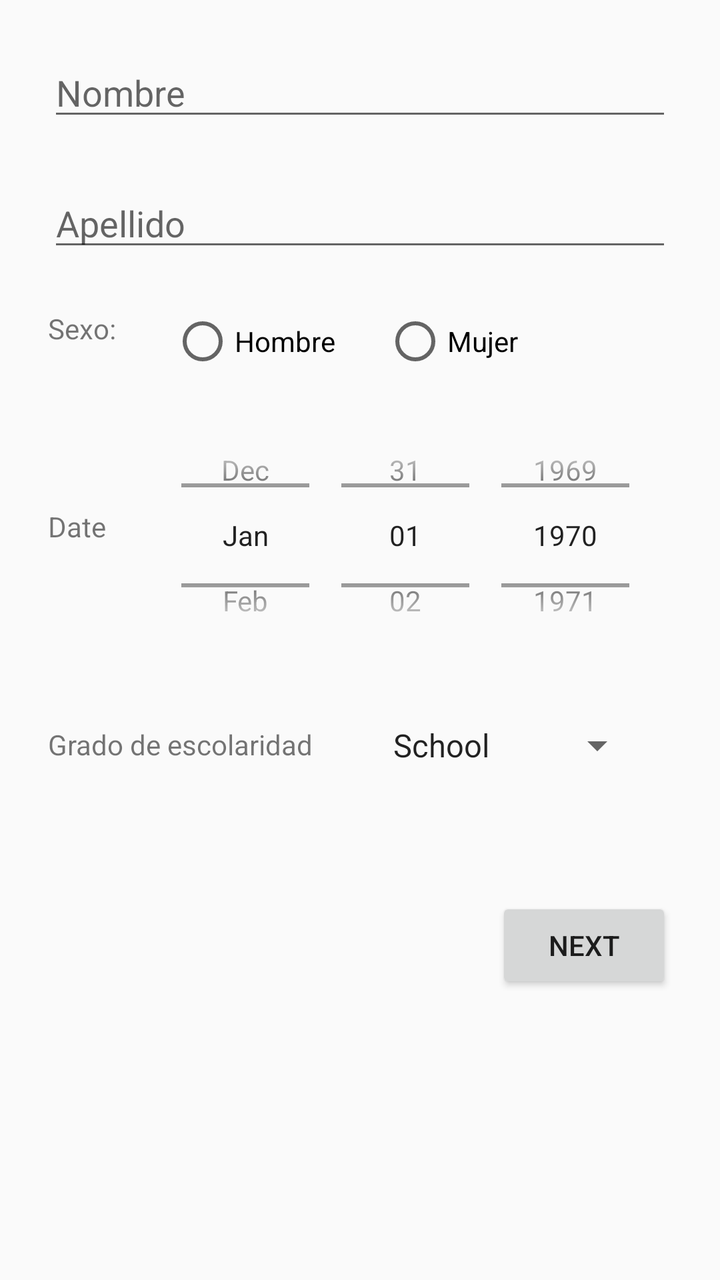
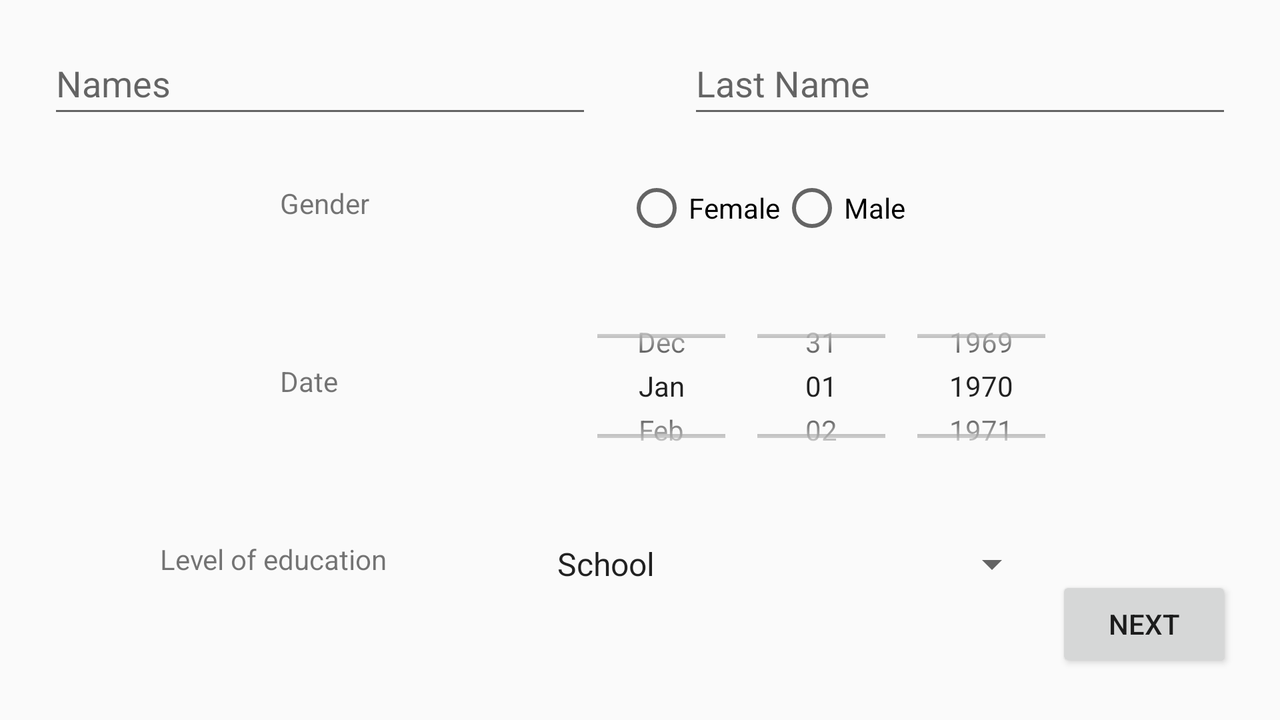

Two renders of one Android screen. The first uses the default layout on a phone; the second uses the alternative layout the repository ships for a different screen configuration, on a matching device. The two XML files are below.
<!-- AndroidManifest.xml: application theme Theme.LabsCM20231Gr09 -->
<!-- res/layout/activity_personal_data.xml -->
<?xml version="1.0" encoding="utf-8"?>
<android.support.constraint.ConstraintLayout xmlns:android="http://schemas.android.com/apk/res/android"
    xmlns:app="http://schemas.android.com/apk/res-auto"
    xmlns:tools="http://schemas.android.com/tools"
    android:layout_width="match_parent"
    android:layout_height="match_parent"
    tools:context=".PersonalDataActivity">

    <EditText
        android:id="@+id/editTextNombre"
        android:layout_width="0dp"
        android:layout_height="wrap_content"
        android:layout_marginStart="24dp"
        android:layout_marginTop="24dp"
        android:layout_marginEnd="24dp"
        android:ems="10"
        android:hint="Nombre"
        android:inputType="textPersonName"
        app:layout_constraintEnd_toEndOf="parent"
        app:layout_constraintStart_toStartOf="parent"
        app:layout_constraintTop_toTopOf="parent"
        tools:ignore="TouchTargetSizeCheck" />

    <EditText
        android:id="@+id/editTextApellido"
        android:layout_width="0dp"
        android:layout_height="wrap_content"
        android:layout_marginStart="24dp"
        android:layout_marginTop="24dp"
        android:layout_marginEnd="24dp"
        android:ems="10"
        android:hint="Apellido"
        android:inputType="textPersonName"
        app:layout_constraintEnd_toEndOf="parent"
        app:layout_constraintStart_toStartOf="parent"
        app:layout_constraintTop_toBottomOf="@+id/editTextNombre"
        tools:ignore="TouchTargetSizeCheck" />

    <TextView
        android:id="@+id/textViewSexo"
        android:layout_width="wrap_content"
        android:layout_height="wrap_content"
        android:layout_marginStart="24dp"
        android:layout_marginTop="24dp"
        android:text="Sexo: "
        app:layout_constraintStart_toStartOf="parent"
        app:layout_constraintTop_toBottomOf="@+id/editTextApellido" />

    <RadioButton
        android:id="@+id/radioButtonHombre"
        android:layout_width="wrap_content"
        android:layout_height="wrap_content"
        android:layout_marginStart="24dp"
        android:layout_marginTop="24dp"
        android:text="Hombre"
        app:layout_constraintStart_toEndOf="@+id/textViewSexo"
        app:layout_constraintTop_toBottomOf="@+id/editTextApellido"
        tools:ignore="TouchTargetSizeCheck" />

    <RadioButton
        android:id="@+id/radioButtonMujer"
        android:layout_width="wrap_content"
        android:layout_height="wrap_content"
        android:layout_marginStart="24dp"
        android:layout_marginTop="24dp"
        android:text="Mujer"
        app:layout_constraintStart_toEndOf="@+id/radioButtonHombre"
        app:layout_constraintTop_toBottomOf="@+id/editTextApellido"
        tools:ignore="TouchTargetSizeCheck" />

    <DatePicker
        android:id="@+id/editTextFNacimiento"
        android:layout_width="290dp"
        android:layout_height="130dp"
        android:layout_marginTop="16dp"
        android:calendarViewShown="false"
        android:datePickerMode="spinner"
        android:text="Fecha de nacimiento:"
        app:layout_constraintEnd_toEndOf="parent"
        app:layout_constraintStart_toEndOf="@+id/text_date_birth"
        app:layout_constraintTop_toBottomOf="@+id/radioButtonHombre" />

    <TextView
        android:id="@+id/text_date_birth"
        android:layout_width="wrap_content"
        android:layout_height="wrap_content"
        android:layout_marginStart="24dp"
        android:layout_marginTop="80dp"
        android:text="@string/text_datepicker"
        app:layout_constraintStart_toStartOf="parent"
        app:layout_constraintTop_toBottomOf="@+id/textViewSexo" />

    <TextView
        android:id="@+id/textViewEscolaridad"
        android:layout_width="wrap_content"
        android:layout_height="wrap_content"
        android:layout_marginStart="24dp"
        android:text="Grado de escolaridad"
        android:layout_marginTop="90dp"
        app:layout_constraintStart_toStartOf="parent"
        app:layout_constraintTop_toBottomOf="@+id/text_date_birth" />

    <Spinner
        android:id="@+id/spinner"
        android:layout_width="wrap_content"
        android:layout_height="wrap_content"
        android:layout_marginStart="32dp"
        android:layout_marginTop="28dp"
        android:entries="@array/grade_spinner_options"
        app:layout_constraintStart_toEndOf="@+id/textViewEscolaridad"
        app:layout_constraintTop_toBottomOf="@+id/editTextFNacimiento"
        tools:ignore="TouchTargetSizeCheck" />

    <Button
        android:id="@+id/buttonSiguiente"
        android:layout_width="wrap_content"
        android:layout_height="wrap_content"
        android:layout_marginTop="64dp"
        android:layout_marginEnd="24dp"
        android:text="@string/btn_next"
        app:layout_constraintEnd_toEndOf="parent"
        app:layout_constraintTop_toBottomOf="@+id/spinner" />
</android.support.constraint.ConstraintLayout>
<!-- resources referenced by this layout -->
<resources>
  <string-array name="grade_spinner_options">
          <item>School</item>
          <item>Bachelor</item>
          <item>University</item>
          <item>Other</item>
      </string-array>
  <string name="btn_next">Next</string>
  <string name="text_datepicker">Date</string>
  <style name="Theme.LabsCM20231Gr09" parent="Theme.AppCompat.Light.DarkActionBar">
          
          <item name="colorPrimary">@color/purple_500</item>
          <item name="colorPrimaryDark">@color/purple_700</item>
          <item name="colorAccent">@color/teal_200</item>
          
      </style>
</resources>
<!-- res/layout-land/activity_personal_data.xml (the repository's variant of the layout above) -->
<!-- drawn on the phone turned sideways -->
<?xml version="1.0" encoding="utf-8"?>
<android.support.constraint.ConstraintLayout xmlns:android="http://schemas.android.com/apk/res/android"
    xmlns:app="http://schemas.android.com/apk/res-auto"
    xmlns:tools="http://schemas.android.com/tools"
    android:layout_width="match_parent"
    android:layout_height="match_parent"
    tools:context=".PersonalDataActivity">

    <EditText
        android:id="@+id/editTextName"
        android:layout_width="0dp"
        android:layout_height="48dp"
        android:layout_marginStart="24dp"
        android:layout_marginTop="16dp"
        android:layout_marginEnd="24dp"
        android:autofillHints="name"
        android:ems="10"
        android:hint="@string/text_name"
        android:imeOptions="flagNoFullscreen"
        android:inputType="textPersonName"
        app:layout_constraintEnd_toStartOf="@+id/editTextLastname"
        app:layout_constraintStart_toStartOf="parent"
        app:layout_constraintTop_toTopOf="parent" />

    <EditText
        android:id="@+id/editTextLastname"
        android:layout_width="0dp"
        android:layout_height="48dp"
        android:layout_marginStart="24dp"
        android:layout_marginTop="16dp"
        android:layout_marginEnd="24dp"
        android:autofillHints="lastname"
        android:ems="10"
        android:hint="@string/text_lastname"
        android:imeOptions="flagNoFullscreen"
        android:inputType="textPersonName"
        app:layout_constraintEnd_toEndOf="parent"
        app:layout_constraintStart_toEndOf="@+id/editTextName"
        app:layout_constraintTop_toTopOf="parent" />

    <RadioGroup
        android:id="@+id/radioGroupGender"
        android:layout_width="wrap_content"
        android:layout_height="wrap_content"
        android:layout_marginStart="60dp"
        android:layout_marginTop="16dp"
        android:layout_marginEnd="120dp"
        android:orientation="horizontal"
        app:layout_constraintEnd_toEndOf="parent"
        app:layout_constraintStart_toEndOf="@+id/textViewSexo"
        app:layout_constraintTop_toBottomOf="@+id/editTextLastname">

        <RadioButton
            android:id="@+id/radioButtonMujer"
            android:layout_width="wrap_content"
            android:layout_height="48dp"
            android:text="@string/text_genderF"
            app:layout_constraintStart_toEndOf="@+id/radioButtonHombre"
            tools:layout_editor_absoluteY="80dp" />

        <RadioButton
            android:id="@+id/radioButtonHombre"
            android:layout_width="wrap_content"
            android:layout_height="48dp"
            android:text="@string/text_genderM"
            app:layout_constraintStart_toEndOf="@+id/textViewSexo"
            tools:layout_editor_absoluteY="80dp" />
    </RadioGroup>
    <TextView
        android:id="@+id/textViewSexo"
        android:layout_width="wrap_content"
        android:layout_height="wrap_content"
        android:layout_marginStart="140dp"
        android:layout_marginTop="28dp"
        android:text="@string/text_gender"
        app:layout_constraintStart_toStartOf="parent"
        app:layout_constraintTop_toBottomOf="@+id/editTextLastname" />

    <DatePicker
        android:id="@+id/editTextFNacimiento"
        android:layout_width="292dp"
        android:layout_height="98dp"
        android:layout_marginStart="140dp"
        android:layout_marginTop="16dp"
        android:layout_marginEnd="120dp"
        android:calendarViewShown="false"
        android:datePickerMode="spinner"
        android:text="@string/text_datepicker"
        app:layout_constraintEnd_toEndOf="parent"
        app:layout_constraintStart_toEndOf="@+id/text_date_birth"
        app:layout_constraintTop_toBottomOf="@+id/radioGroupGender" />

    <TextView
        android:id="@+id/text_date_birth"
        android:layout_width="0dp"
        android:layout_height="wrap_content"
        android:layout_marginStart="140dp"
        android:layout_marginTop="70dp"
        android:text="@string/text_datepicker"
        app:layout_constraintStart_toStartOf="parent"
        app:layout_constraintTop_toBottomOf="@+id/textViewSexo" />

    <TextView
        android:id="@+id/textViewEscolaridad"
        android:layout_width="wrap_content"
        android:layout_height="wrap_content"
        android:layout_marginStart="80dp"
        android:layout_marginTop="70dp"
        android:layout_marginEnd="32dp"
        android:text="@string/text_school"
        app:layout_constraintEnd_toStartOf="@+id/spinner"
        app:layout_constraintStart_toStartOf="parent"
        app:layout_constraintTop_toBottomOf="@+id/text_date_birth" />

    <Spinner
        android:id="@+id/spinnerSchool"
        android:layout_width="0dp"
        android:layout_height="48dp"
        android:layout_marginStart="77dp"
        android:layout_marginTop="16dp"
        android:layout_marginEnd="120dp"
        android:entries="@array/grade_spinner_options"
        app:layout_constraintEnd_toEndOf="parent"
        app:layout_constraintStart_toEndOf="@+id/textViewEscolaridad"
        app:layout_constraintTop_toBottomOf="@+id/editTextFNacimiento" />

    <Button
        android:id="@+id/buttonSiguiente"
        android:layout_width="wrap_content"
        android:layout_height="wrap_content"
        android:layout_marginEnd="24dp"
        android:layout_marginBottom="24dp"
        android:text="@string/btn_next"
        app:layout_constraintBottom_toBottomOf="parent"
        app:layout_constraintEnd_toEndOf="parent" />
</android.support.constraint.ConstraintLayout>
<!-- resources referenced by the variant -->
<!-- as the phone turned sideways resolves them -->
<resources>
  <string-array name="grade_spinner_options">
          <item>School</item>
          <item>Bachelor</item>
          <item>University</item>
          <item>Other</item>
      </string-array>
  <string name="btn_next">Next</string>
  <string name="text_datepicker">Date</string>
  <string name="text_gender">Gender</string>
  <string name="text_genderF">Female</string>
  <string name="text_genderM">Male</string>
  <string name="text_lastname">Last Name</string>
  <string name="text_name">Names</string>
  <string name="text_school">Level of education</string>
  <style name="Theme.LabsCM20231Gr09" parent="Theme.AppCompat.Light.DarkActionBar">
          
          <item name="colorPrimary">@color/purple_500</item>
          <item name="colorPrimaryDark">@color/purple_700</item>
          <item name="colorAccent">@color/teal_200</item>
          
      </style>
</resources>
